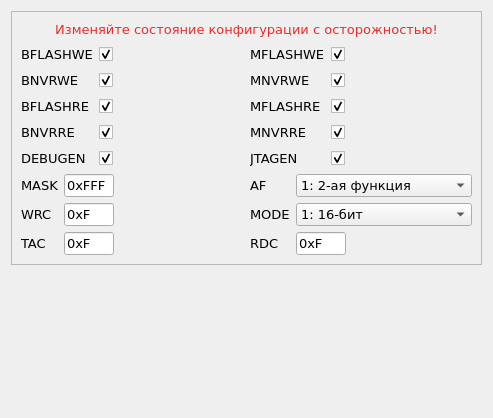
<?xml version="1.0" encoding="UTF-8"?>
<ui version="4.0">
 <class>Config028</class>
 <widget class="QWidget" name="Config028">
  <property name="geometry">
   <rect>
    <x>0</x>
    <y>0</y>
    <width>493</width>
    <height>418</height>
   </rect>
  </property>
  <property name="font">
   <font>
    <family>DejaVu Sans</family>
    <pointsize>10</pointsize>
   </font>
  </property>
  <property name="windowTitle">
   <string>Form</string>
  </property>
  <layout class="QVBoxLayout" name="verticalLayout_2">
   <item>
    <widget class="QFrame" name="tconfig_frm_cfg">
     <property name="enabled">
      <bool>true</bool>
     </property>
     <property name="frameShape">
      <enum>QFrame::StyledPanel</enum>
     </property>
     <property name="frameShadow">
      <enum>QFrame::Raised</enum>
     </property>
     <layout class="QVBoxLayout" name="verticalLayout">
      <item>
       <widget class="QLabel" name="lbl_warn0">
        <property name="text">
         <string>&lt;html&gt;&lt;head/&gt;&lt;body&gt;&lt;p&gt;&lt;span style=&quot; color:#ef2929;&quot;&gt;Изменяйте состояние конфигурации с осторожностью!&lt;/span&gt;&lt;/p&gt;&lt;/body&gt;&lt;/html&gt;</string>
        </property>
        <property name="textFormat">
         <enum>Qt::RichText</enum>
        </property>
        <property name="alignment">
         <set>Qt::AlignCenter</set>
        </property>
       </widget>
      </item>
      <item>
       <layout class="QGridLayout" name="grid_cfgword">
        <item row="1" column="0">
         <layout class="QFormLayout" name="form_col0row1">
          <item row="0" column="0">
           <widget class="QLabel" name="lbl_mask">
            <property name="toolTip">
             <string>&lt;html&gt;&lt;head/&gt;&lt;body&gt;&lt;p align=&quot;justify&quot;&gt;0 - запрещение записи и стирания основной области Flash-памяти&lt;/p&gt;&lt;p align=&quot;justify&quot;&gt;1 - разрешение записи и стирания основной области Flash-памяти&lt;/p&gt;&lt;/body&gt;&lt;/html&gt;</string>
            </property>
            <property name="text">
             <string>MASK</string>
            </property>
           </widget>
          </item>
          <item row="0" column="1">
           <widget class="QLineEdit" name="ledit_mask">
            <property name="maximumSize">
             <size>
              <width>50</width>
              <height>23</height>
             </size>
            </property>
            <property name="text">
             <string>0xFFF</string>
            </property>
           </widget>
          </item>
          <item row="1" column="0">
           <widget class="QLabel" name="lbl_wrc">
            <property name="toolTip">
             <string>&lt;html&gt;&lt;head/&gt;&lt;body&gt;&lt;p align=&quot;justify&quot;&gt;0 - запрещение записи и стирания основной области Flash-памяти&lt;/p&gt;&lt;p align=&quot;justify&quot;&gt;1 - разрешение записи и стирания основной области Flash-памяти&lt;/p&gt;&lt;/body&gt;&lt;/html&gt;</string>
            </property>
            <property name="text">
             <string>WRC</string>
            </property>
           </widget>
          </item>
          <item row="1" column="1">
           <widget class="QLineEdit" name="ledit_wrc">
            <property name="maximumSize">
             <size>
              <width>50</width>
              <height>23</height>
             </size>
            </property>
            <property name="text">
             <string>0xF</string>
            </property>
           </widget>
          </item>
          <item row="2" column="0">
           <widget class="QLabel" name="lbl_tac">
            <property name="toolTip">
             <string>&lt;html&gt;&lt;head/&gt;&lt;body&gt;&lt;p align=&quot;justify&quot;&gt;0 - запрещение записи и стирания основной области Flash-памяти&lt;/p&gt;&lt;p align=&quot;justify&quot;&gt;1 - разрешение записи и стирания основной области Flash-памяти&lt;/p&gt;&lt;/body&gt;&lt;/html&gt;</string>
            </property>
            <property name="text">
             <string>TAC</string>
            </property>
           </widget>
          </item>
          <item row="2" column="1">
           <widget class="QLineEdit" name="ledit_tac">
            <property name="maximumSize">
             <size>
              <width>50</width>
              <height>23</height>
             </size>
            </property>
            <property name="text">
             <string>0xF</string>
            </property>
           </widget>
          </item>
         </layout>
        </item>
        <item row="0" column="0">
         <layout class="QFormLayout" name="form_col0row0">
          <item row="0" column="0">
           <widget class="QLabel" name="lbl_bflashwe">
            <property name="toolTip">
             <string>&lt;html&gt;&lt;head/&gt;&lt;body&gt;&lt;p align=&quot;justify&quot;&gt;0 - запрещение записи и стирания основной области BFLASH&lt;/p&gt;&lt;p align=&quot;justify&quot;&gt;1 - разрешение записи и стирания основной области BFLASH&lt;/p&gt;&lt;/body&gt;&lt;/html&gt;</string>
            </property>
            <property name="text">
             <string>BFLASHWE</string>
            </property>
           </widget>
          </item>
          <item row="0" column="1">
           <widget class="QCheckBox" name="chbox_bflashwe">
            <property name="minimumSize">
             <size>
              <width>0</width>
              <height>20</height>
             </size>
            </property>
            <property name="text">
             <string/>
            </property>
            <property name="checked">
             <bool>true</bool>
            </property>
           </widget>
          </item>
          <item row="1" column="0">
           <widget class="QLabel" name="lbl_bnvrwe">
            <property name="toolTip">
             <string>&lt;html&gt;&lt;head/&gt;&lt;body&gt;&lt;p align=&quot;justify&quot;&gt;0 - запрещение записи и стирания NVR области BFLASH&lt;/p&gt;&lt;p align=&quot;justify&quot;&gt;1 - разрешение записи и стирания NVR области BFLASH&lt;/p&gt;&lt;/body&gt;&lt;/html&gt;</string>
            </property>
            <property name="text">
             <string>BNVRWE</string>
            </property>
           </widget>
          </item>
          <item row="1" column="1">
           <widget class="QCheckBox" name="chbox_bnvrwe">
            <property name="minimumSize">
             <size>
              <width>0</width>
              <height>20</height>
             </size>
            </property>
            <property name="text">
             <string/>
            </property>
            <property name="checked">
             <bool>true</bool>
            </property>
           </widget>
          </item>
          <item row="4" column="0">
           <widget class="QLabel" name="lbl_debugen">
            <property name="toolTip">
             <string>&lt;html&gt;&lt;head/&gt;&lt;body&gt;&lt;p&gt;0 - запрещение работы функции отладки внутри ядра&lt;/p&gt;&lt;p&gt;1 - разрешение работы функции отладки внутри ядра&lt;/p&gt;&lt;/body&gt;&lt;/html&gt;</string>
            </property>
            <property name="text">
             <string>DEBUGEN</string>
            </property>
           </widget>
          </item>
          <item row="4" column="1">
           <widget class="QCheckBox" name="chbox_debugen">
            <property name="minimumSize">
             <size>
              <width>0</width>
              <height>20</height>
             </size>
            </property>
            <property name="text">
             <string/>
            </property>
            <property name="checked">
             <bool>true</bool>
            </property>
           </widget>
          </item>
          <item row="2" column="0">
           <widget class="QLabel" name="lbl_bflashre">
            <property name="toolTip">
             <string>&lt;html&gt;&lt;head/&gt;&lt;body&gt;&lt;p&gt;0 - запрещение чтения основной области BFLASH&lt;/p&gt;&lt;p align=&quot;justify&quot;&gt;1 - разрешение чтения основной области BFLASH&lt;/p&gt;&lt;/body&gt;&lt;/html&gt;</string>
            </property>
            <property name="text">
             <string>BFLASHRE</string>
            </property>
           </widget>
          </item>
          <item row="3" column="0">
           <widget class="QLabel" name="lbl_bnvrre">
            <property name="toolTip">
             <string>&lt;html&gt;&lt;head/&gt;&lt;body&gt;&lt;p&gt;0 - запрещение чтения NVR области BFLASH&lt;/p&gt;&lt;p align=&quot;justify&quot;&gt;1 - разрешение чтения NVR области BFLASH&lt;/p&gt;&lt;/body&gt;&lt;/html&gt;</string>
            </property>
            <property name="text">
             <string>BNVRRE</string>
            </property>
           </widget>
          </item>
          <item row="2" column="1">
           <widget class="QCheckBox" name="chbox_bflashre">
            <property name="minimumSize">
             <size>
              <width>0</width>
              <height>20</height>
             </size>
            </property>
            <property name="text">
             <string/>
            </property>
            <property name="checked">
             <bool>true</bool>
            </property>
           </widget>
          </item>
          <item row="3" column="1">
           <widget class="QCheckBox" name="chbox_bnvrre">
            <property name="minimumSize">
             <size>
              <width>0</width>
              <height>20</height>
             </size>
            </property>
            <property name="text">
             <string/>
            </property>
            <property name="checked">
             <bool>true</bool>
            </property>
           </widget>
          </item>
         </layout>
        </item>
        <item row="0" column="1">
         <layout class="QFormLayout" name="form_col1row0">
          <item row="0" column="0">
           <widget class="QLabel" name="lbl_mflashwe">
            <property name="toolTip">
             <string>&lt;html&gt;&lt;head/&gt;&lt;body&gt;&lt;p align=&quot;justify&quot;&gt;0 - запрещение записи и стирания основной области MFLASH&lt;/p&gt;&lt;p align=&quot;justify&quot;&gt;1 - разрешение записи и стирания основной области MFLASH&lt;/p&gt;&lt;/body&gt;&lt;/html&gt;</string>
            </property>
            <property name="text">
             <string>MFLASHWE</string>
            </property>
           </widget>
          </item>
          <item row="0" column="1">
           <widget class="QCheckBox" name="chbox_mflashwe">
            <property name="minimumSize">
             <size>
              <width>0</width>
              <height>20</height>
             </size>
            </property>
            <property name="text">
             <string/>
            </property>
            <property name="checked">
             <bool>true</bool>
            </property>
           </widget>
          </item>
          <item row="1" column="0">
           <widget class="QLabel" name="lbl_mnvrwe">
            <property name="toolTip">
             <string>&lt;html&gt;&lt;head/&gt;&lt;body&gt;&lt;p align=&quot;justify&quot;&gt;0 - запрещение записи и стирания NVR области MFLASH&lt;/p&gt;&lt;p align=&quot;justify&quot;&gt;1 - разрешение записи и стирания NVR области MFLASH&lt;/p&gt;&lt;/body&gt;&lt;/html&gt;</string>
            </property>
            <property name="text">
             <string>MNVRWE</string>
            </property>
           </widget>
          </item>
          <item row="1" column="1">
           <widget class="QCheckBox" name="chbox_mnvrwe">
            <property name="minimumSize">
             <size>
              <width>0</width>
              <height>20</height>
             </size>
            </property>
            <property name="text">
             <string/>
            </property>
            <property name="checked">
             <bool>true</bool>
            </property>
           </widget>
          </item>
          <item row="4" column="0">
           <widget class="QLabel" name="lbl_jtagen">
            <property name="toolTip">
             <string>&lt;html&gt;&lt;head/&gt;&lt;body&gt;&lt;p&gt;0 - запрещение работы JTAG/SWD функции пина&lt;/p&gt;&lt;p align=&quot;justify&quot;&gt;1 - разрешение работы JTAG/SWD функции пина&lt;/p&gt;&lt;/body&gt;&lt;/html&gt;</string>
            </property>
            <property name="text">
             <string>JTAGEN</string>
            </property>
           </widget>
          </item>
          <item row="4" column="1">
           <widget class="QCheckBox" name="chbox_jtagen">
            <property name="minimumSize">
             <size>
              <width>0</width>
              <height>20</height>
             </size>
            </property>
            <property name="text">
             <string/>
            </property>
            <property name="checked">
             <bool>true</bool>
            </property>
           </widget>
          </item>
          <item row="2" column="0">
           <widget class="QLabel" name="lbl_mflashre">
            <property name="toolTip">
             <string>&lt;html&gt;&lt;head/&gt;&lt;body&gt;&lt;p&gt;0 - запрещение чтения основной области MFLASH&lt;/p&gt;&lt;p align=&quot;justify&quot;&gt;1 - разрешение чтения основной области MFLASH&lt;/p&gt;&lt;/body&gt;&lt;/html&gt;</string>
            </property>
            <property name="text">
             <string>MFLASHRE</string>
            </property>
           </widget>
          </item>
          <item row="3" column="0">
           <widget class="QLabel" name="lbl_mnvrre">
            <property name="toolTip">
             <string>&lt;html&gt;&lt;head/&gt;&lt;body&gt;&lt;p&gt;0 - запрещение чтения NVR области MFLASH&lt;/p&gt;&lt;p align=&quot;justify&quot;&gt;1 - разрешение чтения NVR области MFLASH&lt;/p&gt;&lt;/body&gt;&lt;/html&gt;</string>
            </property>
            <property name="text">
             <string>MNVRRE</string>
            </property>
           </widget>
          </item>
          <item row="2" column="1">
           <widget class="QCheckBox" name="chbox_mflashre">
            <property name="minimumSize">
             <size>
              <width>0</width>
              <height>20</height>
             </size>
            </property>
            <property name="text">
             <string/>
            </property>
            <property name="checked">
             <bool>true</bool>
            </property>
           </widget>
          </item>
          <item row="3" column="1">
           <widget class="QCheckBox" name="chbox_mnvrre">
            <property name="minimumSize">
             <size>
              <width>0</width>
              <height>20</height>
             </size>
            </property>
            <property name="text">
             <string/>
            </property>
            <property name="checked">
             <bool>true</bool>
            </property>
           </widget>
          </item>
         </layout>
        </item>
        <item row="1" column="1">
         <layout class="QFormLayout" name="form_col1row1">
          <item row="0" column="0">
           <widget class="QLabel" name="lbl_af">
            <property name="toolTip">
             <string>&lt;html&gt;&lt;head/&gt;&lt;body&gt;&lt;p align=&quot;justify&quot;&gt;0 - запрещение записи и стирания основной области Flash-памяти&lt;/p&gt;&lt;p align=&quot;justify&quot;&gt;1 - разрешение записи и стирания основной области Flash-памяти&lt;/p&gt;&lt;/body&gt;&lt;/html&gt;</string>
            </property>
            <property name="text">
             <string>AF</string>
            </property>
           </widget>
          </item>
          <item row="0" column="1">
           <widget class="QComboBox" name="combo_af">
            <property name="maximumSize">
             <size>
              <width>16777215</width>
              <height>23</height>
             </size>
            </property>
            <property name="currentIndex">
             <number>1</number>
            </property>
            <item>
             <property name="text">
              <string>0: 1-ая функция</string>
             </property>
            </item>
            <item>
             <property name="text">
              <string>1: 2-ая функция</string>
             </property>
            </item>
           </widget>
          </item>
          <item row="1" column="0">
           <widget class="QLabel" name="lbl_mode">
            <property name="toolTip">
             <string>&lt;html&gt;&lt;head/&gt;&lt;body&gt;&lt;p align=&quot;justify&quot;&gt;0 - запрещение записи и стирания основной области Flash-памяти&lt;/p&gt;&lt;p align=&quot;justify&quot;&gt;1 - разрешение записи и стирания основной области Flash-памяти&lt;/p&gt;&lt;/body&gt;&lt;/html&gt;</string>
            </property>
            <property name="text">
             <string>MODE</string>
            </property>
           </widget>
          </item>
          <item row="1" column="1">
           <widget class="QComboBox" name="combo_mode">
            <property name="maximumSize">
             <size>
              <width>16777215</width>
              <height>23</height>
             </size>
            </property>
            <property name="currentIndex">
             <number>1</number>
            </property>
            <item>
             <property name="text">
              <string>0: 8-бит</string>
             </property>
            </item>
            <item>
             <property name="text">
              <string>1: 16-бит</string>
             </property>
            </item>
           </widget>
          </item>
          <item row="2" column="0">
           <widget class="QLabel" name="lbl_rdc">
            <property name="toolTip">
             <string>&lt;html&gt;&lt;head/&gt;&lt;body&gt;&lt;p align=&quot;justify&quot;&gt;0 - запрещение записи и стирания основной области Flash-памяти&lt;/p&gt;&lt;p align=&quot;justify&quot;&gt;1 - разрешение записи и стирания основной области Flash-памяти&lt;/p&gt;&lt;/body&gt;&lt;/html&gt;</string>
            </property>
            <property name="text">
             <string>RDC</string>
            </property>
           </widget>
          </item>
          <item row="2" column="1">
           <widget class="QLineEdit" name="ledit_rdc">
            <property name="maximumSize">
             <size>
              <width>50</width>
              <height>23</height>
             </size>
            </property>
            <property name="text">
             <string>0xF</string>
            </property>
           </widget>
          </item>
         </layout>
        </item>
       </layout>
      </item>
     </layout>
    </widget>
   </item>
   <item>
    <spacer name="verticalSpacer">
     <property name="orientation">
      <enum>Qt::Vertical</enum>
     </property>
     <property name="sizeHint" stdset="0">
      <size>
       <width>20</width>
       <height>40</height>
      </size>
     </property>
    </spacer>
   </item>
  </layout>
 </widget>
 <resources/>
 <connections/>
</ui>
